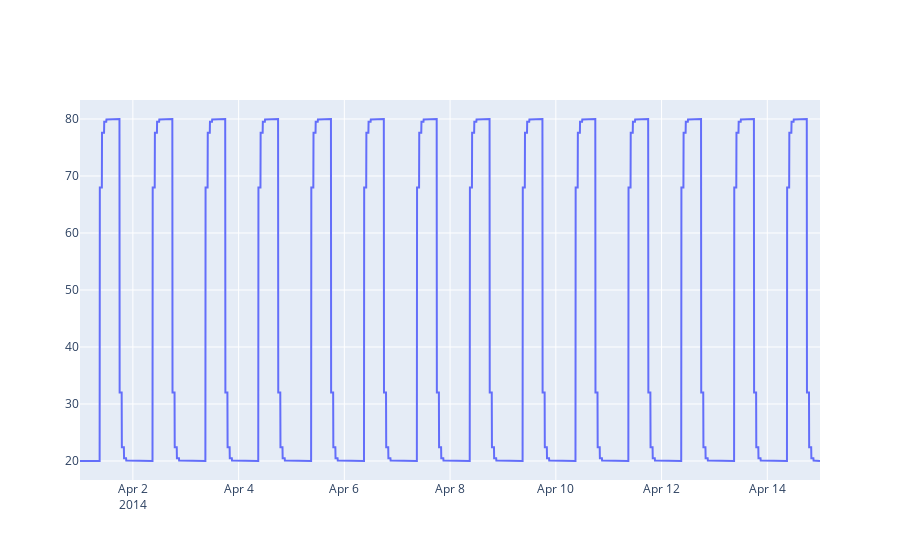

Here is the notebook cell this chart was saved with:
### Code cell
fig = go.Figure()
fig.add_trace(go.Scatter(x=df['timestamp'], y=df['value']))
fig.show()

### Figure 1 — Plotly figure (JSON) as saved in the notebook; plotly's stock layout.template omitted (floating-point values rounded to 4 significant figures; data arrays with more than 128 entries replaced by an {"elided": "..."} marker saying what was removed)
{"data": [{"type": "scatter", "x": {"elided": "4032 str values"}, "y": {"elided": "4032 float values"}}], "layout": {}}
